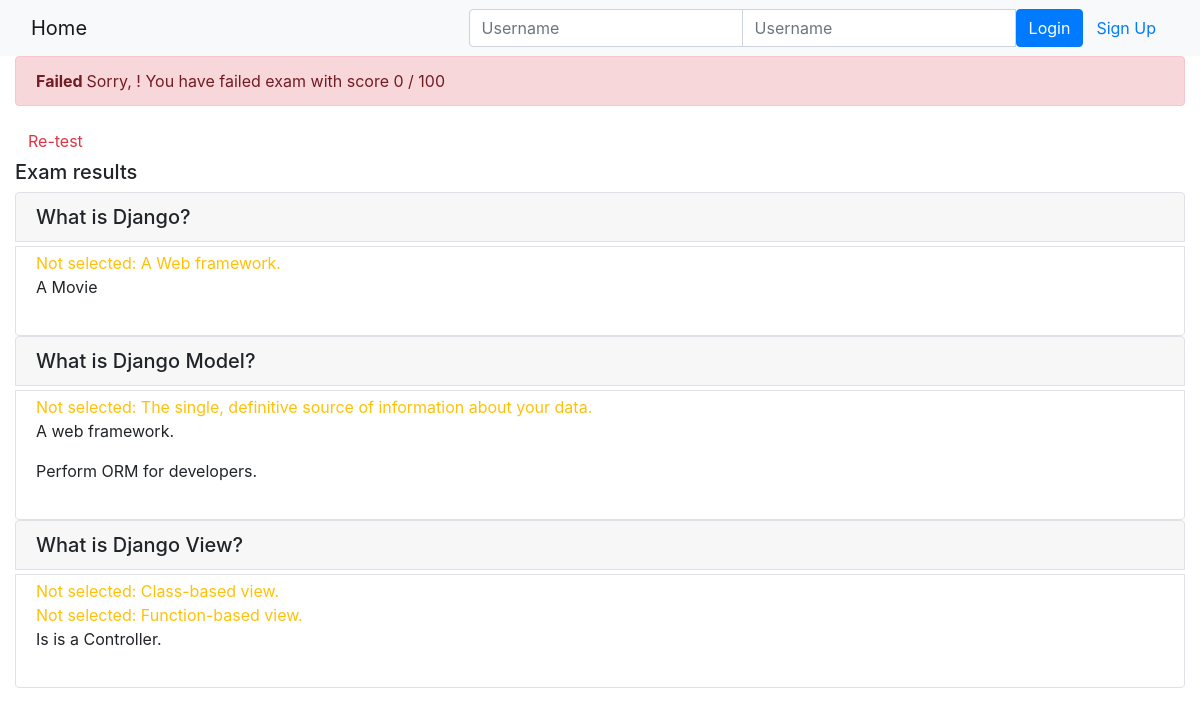
Page /onlinecourse/course/1/submission/1/result/ on the earlier database version.
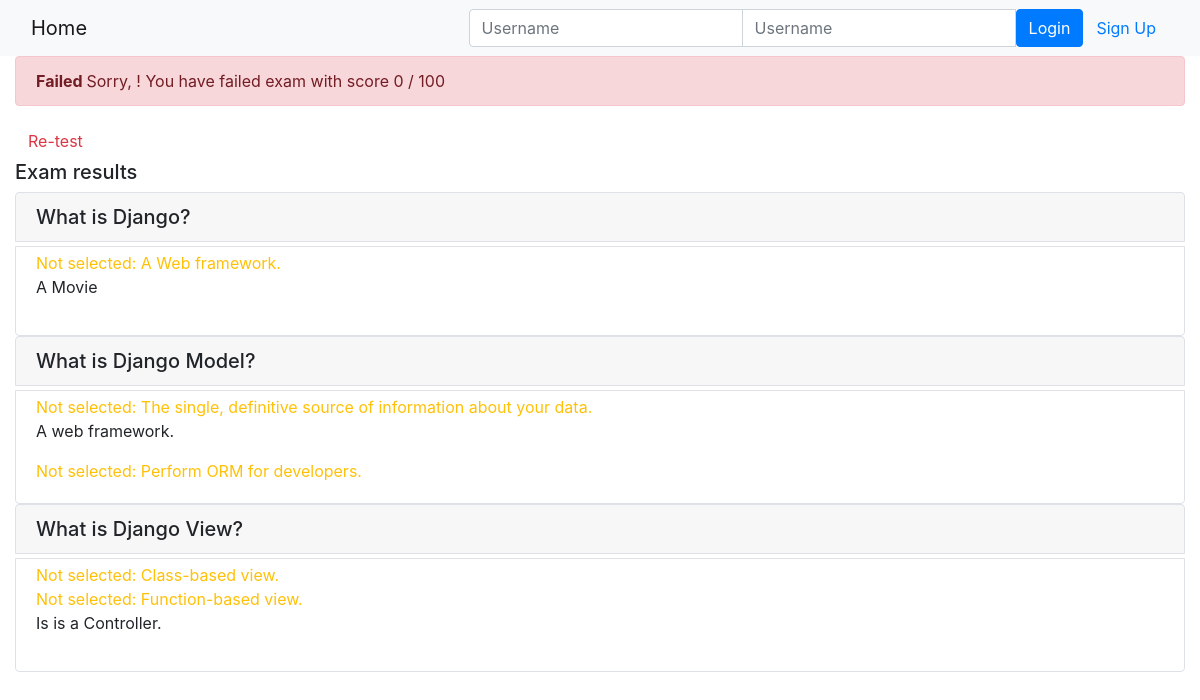
Same page on the later database version.
### onlinecourse/models.py (models this page shows)
class Question(models.Model):
    lesson = models.ForeignKey(Lesson, on_delete=models.CASCADE)
    question_content = models.TextField()
    grade = models.IntegerField(default=1, validators=[MinValueValidator(0)])
    def is_get_score(self, selected_ids):
       all_answers = self.choice_set.filter(is_correct=True).count()
       selected_correct = self.choice_set.filter(is_correct=True, id__in=selected_ids).count()
       if all_answers == selected_correct:
           return True
       else:
           return False

class Choice(models.Model):
    question = models.ForeignKey(Question, on_delete=models.CASCADE)
    choice_text = models.TextField()
    is_correct = models.BooleanField(default=False)

### onlinecourse/views.py (the view)
# urls.py: path('course/<int:course_id>/submission/<int:submission_id>/result/', view=views.show_exam_result, name = 'result')
def show_exam_result(request, course_id, submission_id):
    context = {}
    course = Course.objects.get(pk = course_id)
    total_answers = extract_answers(request)
    submission = Submission.objects.get(pk = submission_id)
    lesson = Lesson.objects.get(course_id = course_id)
    number_of_questions = Question.objects.filter(lesson_id = lesson.pk).aggregate(Count('pk'))
    number_of_questions = number_of_questions['pk__count']
    score:float = 100.00
    questions = Question.objects.filter(lesson_id = lesson.pk)
    for question in questions:
        if not question.is_get_score(total_answers):
            score = score - (100/number_of_questions)
    context['lesson'] = lesson
    context['selected_ids'] = total_answers
    context['course'] = course
    context['grade'] = int(score)
    return render(request, 'onlinecourse/exam_result_bootstrap.html', context)

### onlinecourse/views.py (called while the page is built)
def extract_answers(request):
        submitted_anwsers = []
        for key in request.POST:
            if key.startswith('choice'):
                value = request.POST[key]
                choice_id = int(value)
                submitted_anwsers.append(choice_id)
        return submitted_anwsers

### onlinecourse/templates/onlinecourse/exam_result_bootstrap.html (shortened to what this page needs)
<!DOCTYPE html>
<html lang="en">
<head>
    {% load static %}
    <link rel="stylesheet" href="https://maxcdn.bootstrapcdn.com/bootstrap/4.5.2/css/bootstrap.min.css">
</head>
<body>
 <nav class="navbar navbar-light bg-light">
    <div class="container-fluid">
        <div class="navbar-header">
              <a class="navbar-brand" href="{% url 'onlinecourse:index' %}">Home</a>
        </div>
        <ul class="nav navbar-nav navbar-right">
            {% if user.is_authenticated %}
            <li>
                <a class="btn btn-link" href="#">{{ user.first_name }}({{ user.username }})</a>
                <a class="btn btn-link" href="{% url 'onlinecourse:logout' %}">Logout</a>
            </li>
            {% else %}
            <li>
                <form class="form-inline" action="{% url 'onlinecourse:login' %}" method="post">
                    <div class="input-group">
                        <input type="text" class="form-control" placeholder="Username" name="username" >
                        <input type="password" class="form-control" placeholder="Username" name="psw" >
                        <button class="btn btn-primary" type="submit">Login</button>
                        <a class="btn btn-link" href="{% url 'onlinecourse:registration' %}">Sign Up</a>
                    </div>
                </form>
            </li>
            {% endif %}
        </ul>
    </div>
</nav>
<div class="container-fluid">
    {% if grade > 80 %}
    <div class="alert alert-success">
       <b>Congratulations, {{user.username}}!</b>You have passed the exam and completed the course with score {{grade}} / 100</div>
        {% else %}
        <div class="alert alert-danger"><b>Failed </b></v>Sorry, {{user.username}}! You have failed exam with score {{grade}} / 100</div>
        <a class="btn btn-link text-danger" href="{% url 'onlinecourse:course_details' course.id %}">Re-test</a>
        {% endif %}
        <div class="card-columns-vertical">
        <h5 class="">Exam results</h5>
            {% for question in lesson.question_set.all %}
            <h5 class = "card-header border rounded-top">{{question.question_content}}</h5>
            <div class = "card-body border rounded-bottom align-top mt-1 pt-1">
            {% for choice in question.choice_set.all %}
            {% if choice.pk in selected_ids and choice.is_correct %}
            <div class = "text-success h-25 align-top">Correct Answer: {{choice.choice_text}}</div>
            {% elif choice.pk in selected_ids and not choice.is_correct %}
            <div class = "text-danger h-25">Incorrect Answer: {{choice.choice_text}}</div>
            {% elif choice.pk not in selected_ids and choice.is_correct %}
            <div class = "text-warning h-25">Not selected: {{choice.choice_text}}</div>
            {% else %}
            <p>{{choice.choice_text}}</p>
            {% endif %}
            {% endfor %}
            </div>
            {% endfor %}
        </div>
    </div>
</body>
</html>

Differences in the rows shown:
changed Choice "Perform ORM for developers.": is_correct False → True (drawn)
